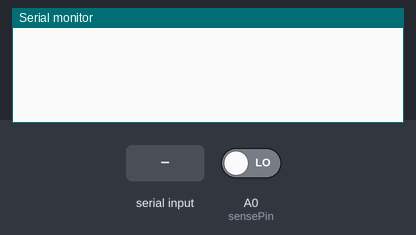
Recording of a sketch running on a simulated Arduino Uno, built with avr-gcc and run on an emulated ATmega328P. Parts: the last lines printed to the serial monitor. Inputs (shaded band) come from the test bench; at power-on: A0 (sensePin) LOW.

Above: at 1.2 s.
1.3 s: "charge\n" received over Serial
At 2.5 s:
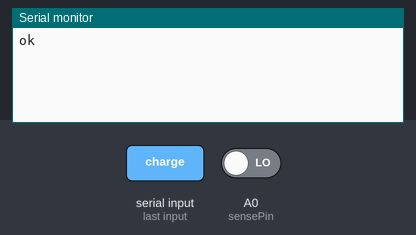
2.8 s: "charger_contact?\n" received over Serial
At 4.0 s:
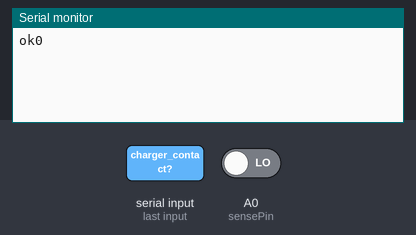

Measured:
- after the input at 1.3 s, the serial monitor: prints a new line at once (image 1)
- after the input at 2.8 s, the serial monitor: prints a new line after 0.50 s (image 2)

The sketch:

arduino_serial_python_comunication.ino
```cpp
#define shortPress 100
#define longPress 500
#define sensePin A0
#define batteryPin A1
#define calibrationVoltage 1.1
#include <stdio.h>
#include <stdarg.h>

#define relayUp 22
#define relayDown 23

void setup() {
  Serial.begin(115200);
  while(!Serial){}

  setupRelay(relayUp);
  setupRelay(relayDown);
  pinMode(sensePin, INPUT);
  pinMode(batteryPin, INPUT);

}

String keyWord = "";

void loop() {

  if(Serial.available() > 0){
    keyWord = Serial.readStringUntil('\n');

    if(keyWord != ""){
     //keyWord.trim();
     //Serial.println(keyWord);

      if(keyWord == "charge"){Serial.print("ok");toggle(relayDown,longPress);toggle(relayDown,longPress);}
      else if(keyWord == "uncharge"){Serial.print("ok");toggle(relayDown,longPress);toggle(relayDown,longPress);}
      else if(keyWord == "up"){Serial.print("ok");toggle(relayUp,shortPress);}
      else if(keyWord == "down"){Serial.print("ok");toggle(relayDown,shortPress);}
      //jjust add ln if not printing a strng, otherwise is implicit
      else if(keyWord == "charger_contact?"){Serial.println(digitalRead(sensePin));}
      else if(keyWord == "battery"){Serial.println(map(analogRead(batteryPin), 0,1024,0,30) + calibrationVoltage);}
    }
  }
  keyWord = "";

}

void setupRelay(const int pin)
{
  pinMode(pin, OUTPUT);
  digitalWrite(pin, LOW);
}

void toggle(const int pin,const int time)
{

  digitalWrite(pin, HIGH);
  delay(time);
  digitalWrite(pin, LOW);
  delay(time);

}

void toggle(const int pin1, const int pin2, const int time )
{

  digitalWrite(pin1, HIGH);
  digitalWrite(pin2, HIGH);
  delay(time);
  digitalWrite(pin1, LOW);
  digitalWrite(pin2, LOW);
  delay(time);

}

float map(float x, int in_min, int in_max, int out_min, int out_max) {
  return (x - in_min) * (out_max - out_min) / (in_max - in_min) + out_min;
}
```
